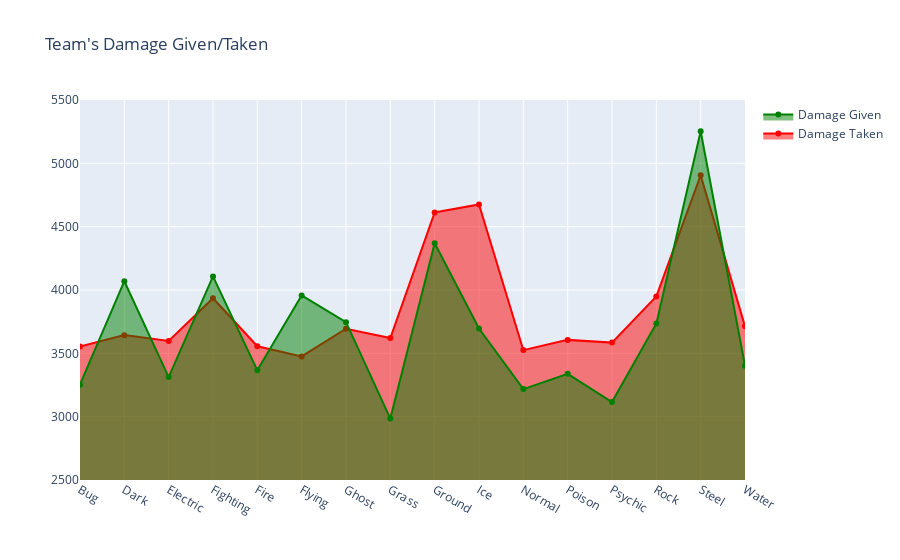

Here is the notebook cell this chart was saved with:
### Markdown cell above
Team's Damage Given/Taken using Area chart

### Code cell
df = df_match
df_group = df.groupby('Team').agg(
    Damage_Given=('Damage_Given', 'mean'),
    Damage_Taken=('Damage_Taken', 'mean')
).reset_index()
# using Matplotlib
plt.fill_between(df_group['Team'], df_group['Damage_Given'], color='green', alpha=0.5, label='Damage Given')
plt.fill_between(df_group['Team'], df_group['Damage_Taken'], color='red', alpha=0.5, label='Damage Taken')
plt.title("Team's Damage Given/Taken")
plt.xticks(rotation=90)
plt.ylim(2500)
plt.legend(loc='upper left')
plt.show()
# using Plotly
trace1 = go.Scatter(x=df_group['Team'], y=df_group['Damage_Given'], fill='tozeroy', line=dict(color='green'), name='Damage Given')
trace2 = go.Scatter(x=df_group['Team'], y=df_group['Damage_Taken'], fill='tonexty', line=dict(color='red'), name='Damage Taken')
fig = go.Figure(data=[trace2, trace1])
fig.update_layout(title="Team's Damage Given/Taken")
fig.update_yaxes(range=[2500, 5500])
fig.show()

### Figure 1 — Plotly figure (JSON) as saved in the notebook; plotly's stock layout.template omitted (floating-point values rounded to 4 significant figures)
{"data": [{"fill": "tonexty", "line": {"color": "red"}, "name": "Damage Taken", "type": "scatter", "x": ["Bug", "Dark", "Electric", "Fighting", "Fire", "Flying", "Ghost", "Grass", "Ground", "Ice", "Normal", "Poison", "Psychic", "Rock", "Steel", "Water"], "y": [3554.0, 3644.0, 3598.0, 3935.0, 3556.0, 3475.0, 3694.0, 3621.0, 4612.0, 4676.0, 3526.0, 3606.0, 3585.0, 3949.0, 4906.0, 3713.0]}, {"fill": "tozeroy", "line": {"color": "green"}, "name": "Damage Given", "type": "scatter", "x": ["Bug", "Dark", "Electric", "Fighting", "Fire", "Flying", "Ghost", "Grass", "Ground", "Ice", "Normal", "Poison", "Psychic", "Rock", "Steel", "Water"], "y": [3253.0, 4069.0, 3313.0, 4107.0, 3366.0, 3957.0, 3746.0, 2985.0, 4370.0, 3695.0, 3217.0, 3338.0, 3115.0, 3735.0, 5254.0, 3402.0]}], "layout": {"title": {"text": "Team's Damage Given/Taken"}, "yaxis": {"range": [2500, 5500]}}}
